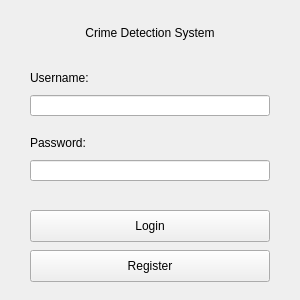
<?xml version="1.0" encoding="UTF-8"?>
<ui version="4.0">
 <class>MainWindow</class>
 <widget class="QMainWindow" name="MainWindow">
  <property name="geometry">
   <rect>
    <x>0</x>
    <y>0</y>
    <width>300</width>
    <height>300</height>
   </rect>
  </property>
  <property name="minimumSize">
   <size>
    <width>300</width>
    <height>300</height>
   </size>
  </property>
  <property name="maximumSize">
   <size>
    <width>300</width>
    <height>300</height>
   </size>
  </property>
  <property name="windowTitle">
   <string>Crime Detection System</string>
  </property>
  <widget class="QWidget" name="centralwidget">
   <property name="enabled">
    <bool>true</bool>
   </property>
   <property name="minimumSize">
    <size>
     <width>0</width>
     <height>0</height>
    </size>
   </property>
   <property name="maximumSize">
    <size>
     <width>400</width>
     <height>400</height>
    </size>
   </property>
   <widget class="QLabel" name="label_weapon_detection">
    <property name="geometry">
     <rect>
      <x>50</x>
      <y>25</y>
      <width>200</width>
      <height>16</height>
     </rect>
    </property>
    <property name="text">
     <string>Crime Detection System</string>
    </property>
    <property name="alignment">
     <set>Qt::AlignCenter</set>
    </property>
    <property name="wordWrap">
     <bool>false</bool>
    </property>
   </widget>
   <widget class="QPushButton" name="register_button">
    <property name="geometry">
     <rect>
      <x>30</x>
      <y>250</y>
      <width>240</width>
      <height>32</height>
     </rect>
    </property>
    <property name="text">
     <string>Register</string>
    </property>
   </widget>
   <widget class="QPushButton" name="login_button">
    <property name="geometry">
     <rect>
      <x>30</x>
      <y>210</y>
      <width>240</width>
      <height>32</height>
     </rect>
    </property>
    <property name="text">
     <string>Login</string>
    </property>
   </widget>
   <widget class="QLabel" name="label_password">
    <property name="geometry">
     <rect>
      <x>30</x>
      <y>135</y>
      <width>64</width>
      <height>16</height>
     </rect>
    </property>
    <property name="text">
     <string>Password:</string>
    </property>
   </widget>
   <widget class="QLineEdit" name="password_input">
    <property name="geometry">
     <rect>
      <x>30</x>
      <y>160</y>
      <width>240</width>
      <height>21</height>
     </rect>
    </property>
    <property name="echoMode">
     <enum>QLineEdit::Password</enum>
    </property>
   </widget>
   <widget class="QLabel" name="label_username">
    <property name="geometry">
     <rect>
      <x>30</x>
      <y>70</y>
      <width>66</width>
      <height>16</height>
     </rect>
    </property>
    <property name="sizePolicy">
     <sizepolicy hsizetype="Fixed" vsizetype="Preferred">
      <horstretch>0</horstretch>
      <verstretch>0</verstretch>
     </sizepolicy>
    </property>
    <property name="text">
     <string>Username:</string>
    </property>
   </widget>
   <widget class="QLineEdit" name="username_input">
    <property name="geometry">
     <rect>
      <x>30</x>
      <y>95</y>
      <width>240</width>
      <height>21</height>
     </rect>
    </property>
    <property name="sizePolicy">
     <sizepolicy hsizetype="Expanding" vsizetype="Fixed">
      <horstretch>0</horstretch>
      <verstretch>0</verstretch>
     </sizepolicy>
    </property>
   </widget>
  </widget>
 </widget>
 <resources/>
 <connections/>
</ui>
